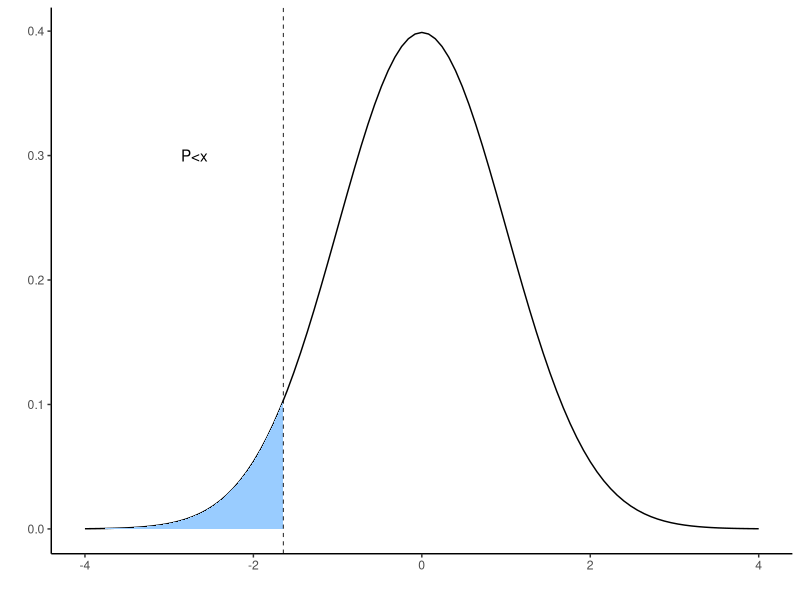
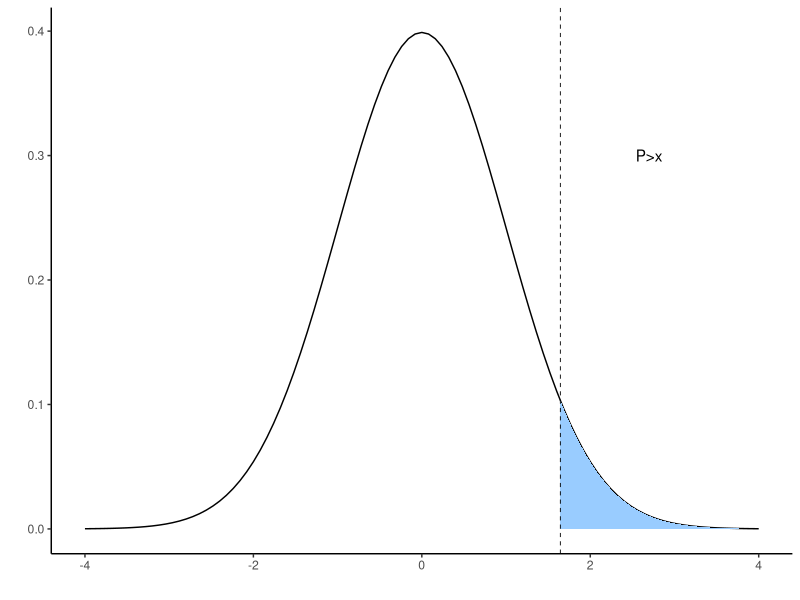
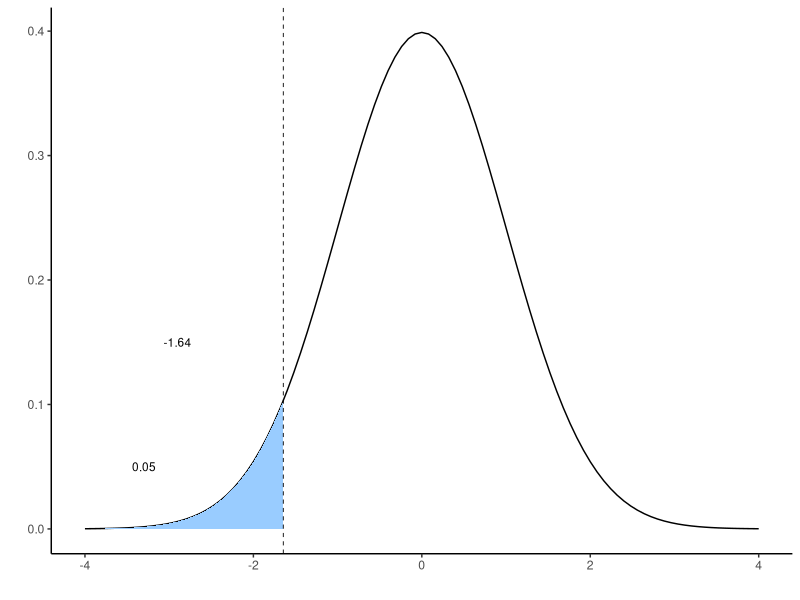
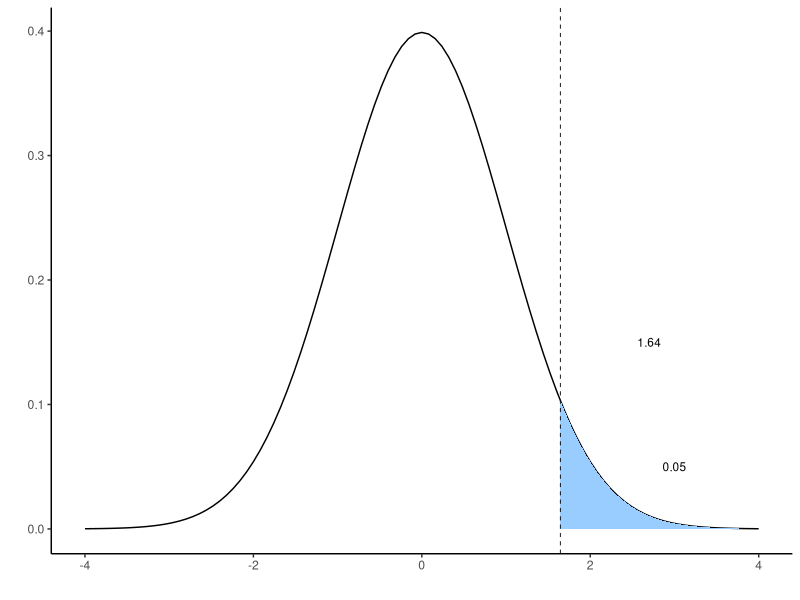
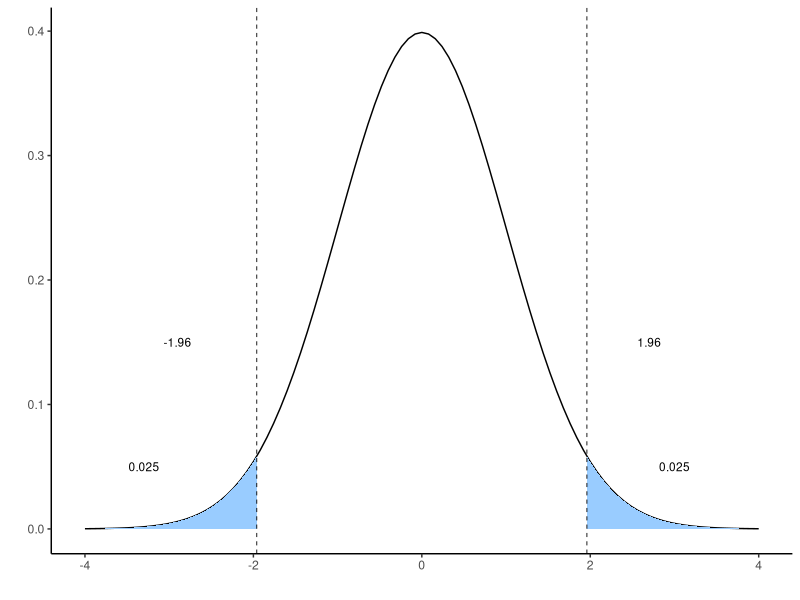
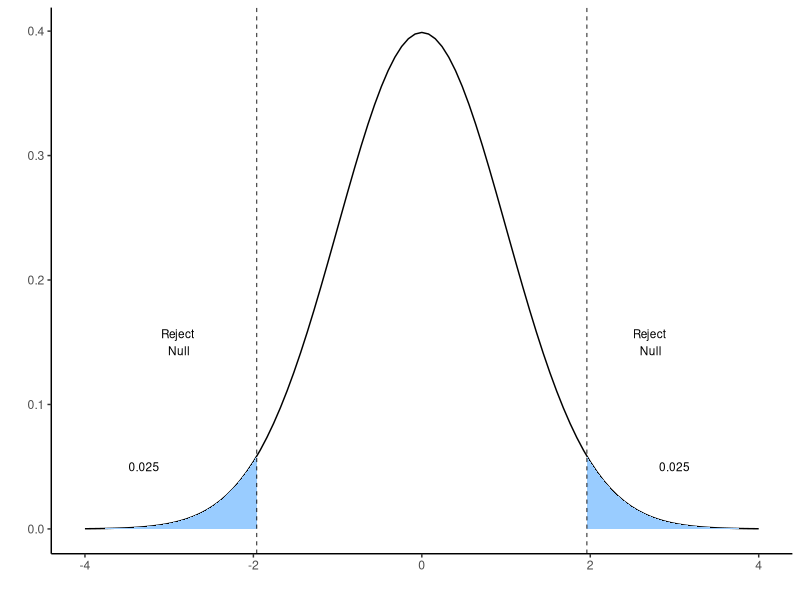

Here is the R script that generated these plots, in order:
## ---- chunk 1
library(ggplot2)
# Set the significance level
p <- 0.05

# Create a sequence for the lower tail (left tail of the normal distribution)
tail_low <- seq(-4, qnorm(p), 0.01)
df_tl <- data.frame(x = c(tail_low, qnorm(p)), y = c(dnorm(tail_low), 0))

# Plot the normal distribution
ggplot(data.frame(x = c(-4, 4)), aes(x)) +
  stat_function(fun = dnorm) +  # Plot the normal distribution
  geom_polygon(data = df_tl, aes(x, y), fill = "#99CCFF") +  # Fill the lower tail (P(X < x))
  geom_vline(xintercept = qnorm(p), lty = "dashed", lwd = 0.3) +  # Vertical line at the critical value for left tail

  annotate(geom = "text", x = -2.7, y = 0.3, label = 'P<x') +  # Annotate the critical value
  
  theme_classic() +  # Clean theme
  labs(x = "", y = "")  # Remove axis labels

## ---- chunk 2
# Set the significance level
p <- 0.05

# Create a sequence for the upper tail (one-tailed test)
tail_high <- seq(qnorm(1-p), 4, 0.01)
df_th <- data.frame(x = c(qnorm(1-p), tail_high), y = c(0, dnorm(tail_high)))

# Plot the normal distribution
ggplot(data.frame(x = c(-4, 4)), aes(x)) +
  stat_function(fun = dnorm) +  # Plot the normal distribution
  geom_polygon(data = df_th, aes(x, y), fill = "#99CCFF") +  # Fill the upper tail
  geom_vline(xintercept = qnorm(1-p), lty = "dashed", lwd = 0.3) +  # Vertical line at the critical value
  annotate(geom = "text", x = 2.7, y = 0.3, label = 'P>x') +  # Annotate the critical value
  
  theme_classic() +  # Clean theme
  labs(x = "", y = "")  # Remove axis labels

## ---- chunk 3
library(ggplot2)
# Set the significance level
p <- 0.05

# Create a sequence for the lower tail (left tail of the normal distribution)
tail_low <- seq(-4, qnorm(p), 0.01)
df_tl <- data.frame(x = c(tail_low, qnorm(p)), y = c(dnorm(tail_low), 0))

# Plot the normal distribution
ggplot(data.frame(x = c(-4, 4)), aes(x)) +
  stat_function(fun = dnorm) +  # Plot the normal distribution
  geom_polygon(data = df_tl, aes(x, y), fill = "#99CCFF") +  # Fill the lower tail (P(X < x))
  geom_vline(xintercept = qnorm(p), lty = "dashed", lwd = 0.3) +  
  annotate(geom = "text", x = -2.9, y = 0.15, label = sprintf("%.2f", qnorm(p)), size=3) +
  annotate(geom = "text", x = -3.3, y = 0.05, label = "0.05", size=3) +  
  theme_classic() +  # Clean theme
  labs(x = "", y = "")  # Remove axis labels

## ---- chunk 4
# Set the significance level
p <- 0.05

# Create a sequence for the upper tail (one-tailed test)
tail_high <- seq(qnorm(1-p), 4, 0.01)
df_th <- data.frame(x = c(qnorm(1-p), tail_high), y = c(0, dnorm(tail_high)))

# Plot the normal distribution
ggplot(data.frame(x = c(-4, 4)), aes(x)) +
  stat_function(fun = dnorm) +  # Plot the normal distribution
  geom_polygon(data = df_th, aes(x, y), fill = "#99CCFF") +  # Fill the upper tail
  geom_vline(xintercept = qnorm(1-p), lty = "dashed", lwd = 0.3) +  # Vertical line at the critical value
  annotate(geom = "text", x = 2.7, y = 0.15, label = sprintf("%.2f", qnorm(1-p)), size=3) +  
  annotate(geom = "text", x = 3, y = 0.05, label = "0.05", size=3) +  
  
  
  theme_classic() +  # Clean theme
  labs(x = "", y = "")  # Remove axis labels

## ---- chunk 5
p <- 0.025
tail_low <- seq(-4, qnorm(p), 0.01)
df_tl <- data.frame(x=c(tail_low,qnorm(p)), y =c(dnorm(tail_low),0))
tail_high <- seq(qnorm(1-p), 4, 0.01)
df_th <- data.frame(x=c(qnorm(1-p),tail_high), y=c(0,dnorm(tail_high)))

ggplot(data.frame(x = c(-4, 4)), aes(x)) +
  stat_function(fun = dnorm) +
  geom_polygon(data = df_tl, aes(x,y), fill = "#99CCFF") +
  geom_polygon(data = df_th, aes(x,y), fill = "#99CCFF") +
  geom_vline(xintercept = qnorm(p), lty = "dashed", lwd = 0.3) +
  geom_vline(xintercept = qnorm(1-p), lty = "dashed", lwd = 0.3) +
  annotate(geom = "text", -2.9, 0.15, label = "-1.96", size=3) +
  annotate(geom = "text", 2.7, 0.15, label = "1.96", size=3) +
  
  annotate(geom = "text", -3.3, 0.05, label = "0.025", size=3) +
  annotate(geom = "text",  3, 0.05, label = "0.025", size=3) +
  
  theme_classic() +
  labs(x="", y="")
## ---- chunk 6
p <- 0.025
tail_low <- seq(-4, qnorm(p), 0.01)
df_tl <- data.frame(x=c(tail_low,qnorm(p)), y =c(dnorm(tail_low),0))
tail_high <- seq(qnorm(1-p), 4, 0.01)
df_th <- data.frame(x=c(qnorm(1-p),tail_high), y=c(0,dnorm(tail_high)))

ggplot(data.frame(x = c(-4, 4)), aes(x)) +
  stat_function(fun = dnorm) +
  geom_polygon(data = df_tl, aes(x,y), fill = "#99CCFF") +
  geom_polygon(data = df_th, aes(x,y), fill = "#99CCFF") +
  geom_vline(xintercept = qnorm(p), lty = "dashed", lwd = 0.3) +
  geom_vline(xintercept = qnorm(1-p), lty = "dashed", lwd = 0.3) +
  annotate(geom = "text", -2.9, 0.15, label = "Reject\n Null", size=3) +
  annotate(geom = "text", 2.7, 0.15, label = "Reject\n Null", size=3) +
  
  annotate(geom = "text", -3.3, 0.05, label = "0.025", size=3) +
  annotate(geom = "text",  3, 0.05, label = "0.025", size=3) +
  
  theme_classic() +
  labs(x="", y="")
## ---- chunk 7
z_value <- -1.897
p_value <- 2 * pnorm(z_value)  # Two-tailed p-value
p_value  # This will give the result
